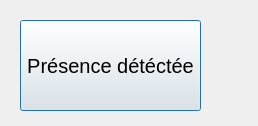
<?xml version="1.0" encoding="UTF-8"?>
<ui version="4.0">
 <class>Detecteur</class>
 <widget class="QDialog" name="Detecteur">
  <property name="geometry">
   <rect>
    <x>0</x>
    <y>0</y>
    <width>258</width>
    <height>126</height>
   </rect>
  </property>
  <property name="windowTitle">
   <string>Dialog</string>
  </property>
  <widget class="QPushButton" name="pushButton">
   <property name="geometry">
    <rect>
     <x>20</x>
     <y>20</y>
     <width>181</width>
     <height>91</height>
    </rect>
   </property>
   <property name="font">
    <font>
     <pointsize>15</pointsize>
    </font>
   </property>
   <property name="text">
    <string>Présence détéctée</string>
   </property>
  </widget>
 </widget>
 <resources/>
 <connections/>
</ui>
